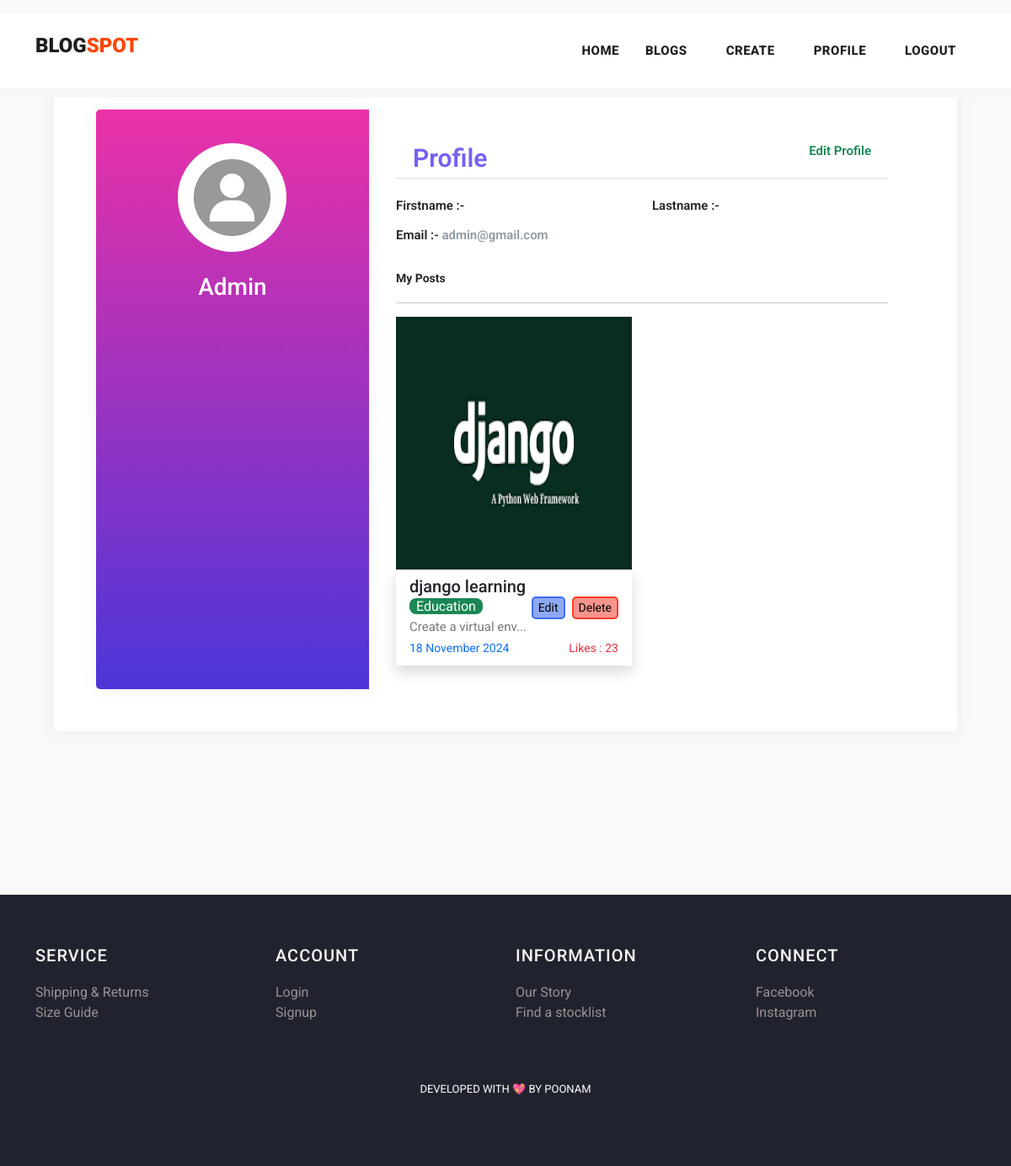
The app's page /profile/1 with its own data.
### myapp/models.py (models this page shows, shortened)
class Post(models.Model):
    postname = models.CharField(max_length=600)
    category = models.CharField(max_length=600)
    image = models.ImageField(upload_to='images/posts',blank=True,null=True)
    content = models.TextField()
    time = models.CharField(default=time,max_length=100, blank=True)
    likes = models.IntegerField(null=True,blank=True,default=0)
    user = models.ForeignKey(User,on_delete=models.CASCADE)

### myapp/views.py (the view)
# urls.py: path('profile/<int:id>', views.profile, name = 'profile'),
def profile(request, id):
    return render(request, 'profile.html', {
        'user':User.objects.get(id=id),
        'posts':Post.objects.all(),
        'media_url':settings.MEDIA_URL
    })

### templates/profile.html (shortened to what this page needs)
{% load static %}
<!DOCTYPE html>
<html lang="en">
<head>
    <link href="https://cdn.jsdelivr.net/npm/bootstrap@5.3.0-alpha3/dist/css/bootstrap.min.css" rel="stylesheet"
>
    <link href="{% static 'vendor/bootstrap/css/bootstrap.min.css' %}" rel="stylesheet">
    <link rel="stylesheet" href="https://maxcdn.bootstrapcdn.com/bootstrap/4.0.0/css/bootstrap.min.css">
    <link href="https://cdn.jsdelivr.net/npm/bootstrap@5.3.0-alpha3/dist/css/bootstrap.min.css" rel="stylesheet"
>
    <link rel="stylesheet" href="{% static 'assets/css/fontawesome.css' %}">
    <link rel="stylesheet" href="{% static 'assets/css/templatemo-stand-blog.css' %}">
    <link rel="stylesheet" href="{% static 'assets/css/owl.css' %}">
</head>
<body>
    <header class="">
        <nav class="navbar navbar-expand-lg bg-white">
            <div class="container">
                <a class="navbar-brand" href="index.html">
                    <h2>BLOG<span style="color: orangered;">SPOT</span></h2>
                </a>
                <div class="collapse navbar-collapse" id="navbarResponsive">
                    <ul class="navbar-nav ml-auto">
                        <li>
                            <a class="nav-link" href="{% url 'myapp:index' %}">Home
                            </a>
                        </li>
                        <li class="nav-item">
                            <a class="nav-link" href="{% url 'myapp:blog' %}">Blogs</a>
                        </li>
                        {% if user.is_authenticated %}
                        <li class="nav-item">
                            <a class="nav-link" href="{% url 'myapp:create' %}">Create</a>
                        </li>
                        <li class="nav-item">
                            <a class="nav-link" href="{% url 'myapp:profile' user.id %}">Profile</a>
                        </li>
                        <li class="nav-item">
                            <a class="nav-link" href="{% url 'myapp:logout' %}">Logout</a>
                        </li>
                        {% else %}
                        <li class="nav-item">
                            <a class="nav-link" href="{% url 'myapp:signin' %}">Login</a>
                        </li>
                        {% endif %}
                    </ul>
                </div>
            </div>
        </nav>
    </header>
    <div class="mt-3">
        <div class="page-content page-container p-lg-5 p-0" id="page-content">
            <div class="padding">
                <div class="row d-flex justify-content-center">
                    <div class="col-xl-12 col-md-12" id="card">
                        <div class="card user-card-full">
                            <div class="row m-l-0 m-r-0">
                                <div class="col-sm-4 bg-c-lite-green user-profile">
                                    <div class="card-block text-center text-white">
                                        <div class="m-b-25">
                                            <img src="{% static 'assets/images/user.png' %}" class="img-radius"
                                                alt="User-Profile-Image" style="border-radius: 50%;">
                                        </div>
                                        <h6 class="f-w-800 h3" style="text-transform: capitalize;">{{user.username}}
                                        </h6>
                                    </div>
                                </div>
                                <div class="col-sm-8">
                                    <div class="card-block">
                                        <h6 class="m-b-20 p-b-5 b-b-default f-w-600"
                                            style="font-size: 30px; padding: 20px;  color: #7461f3;">Profile <a
                                                href="{% url 'myapp:profileedit' user.id %}"
                                                class="float-right text-decoration-none text-success"
                                                style="font-size: 15px;">Edit Profile</a>
                                        </h6>
                                        <div class="row">
                                            <div class="col-sm-6">
                                                <p class="m-b-10 f-w-600 text-dark">Firstname :-
                                                </p>
                                            </div>
                                            <div class="col-sm-6">
                                                <p class="m-b-10 f-w-600 text-dark">Lastname :-
                                                </p>
                                            </div>
                                            <div class="col-sm-6">
                                                <p class="m-b-10 f-w-600 text-dark">Email :-
                                                    <span class="text-muted f-w-400">{{user.email}}</span>
                                                </p>
                                            </div>
                                        </div>
                                        <p class="small fw-bold pt-3 text-dark">My Posts</p>
                                        <hr>
                                        <div class="row row-cols-lg-2 row-cols-1">
                                            {% for post in posts%}
                                            {% if post.user_id == user.id %}
                                            <div class="col col-lg-6 col-12 mb-2">
                                                <img src="{{media_url}}{{post.image}}" alt="" height="300px"
                                                    width="100%">
                                                <div class="px-3 py-2 shadow">
                                                    <h5>{{post.postname}}</h5>
                                                    <a href="{% url 'myapp:deletepost' post.id %}"><button
                                                            class="ms-2 float-right small" type="submit"
                                                            style="border:2px solid rgb(252, 63, 42); border-radius: 5px; background-color: rgb(246, 148, 141);">Delete</button></a>
                                                    <a href="{% url 'myapp:editpost' post.id %}"><button
                                                            class="float-right small" type="submit"
                                                            style="border:2px solid rgb(64, 108, 251); border-radius: 5px; background-color: rgb(141, 169, 246);">Edit</button></a>
                                                    <span
                                                        class="text-white bg-success rounded-3 px-2 rounded-2">{{post.category}}</span>
                                                    <p>{{post.content|slice:"0:20"}}...</p>
                                                    <p class="small text-primary">{{post.time}}<span
                                                            class="text-danger float-right">Likes :
                                                            {{post.likes}}</span></p>
                                                </div>
                                            </div>
                                            {% endif %}
                                            {% endfor %}
                                        </div>
                                    </div>
                                </div>
                            </div>
                        </div>
                    </div>
                </div>
            </div>
        </div>
    </div>
    {% include 'footer.html' %}
</body>
</html>

### static/assets/css/templatemo-stand-blog.css (style rules this page uses)
body { font-family: 'Roboto', sans-serif; overflow-x: hidden; text-rendering: optimizeLegibility; -webkit-font-smoothing: antialiased; -moz-osx-font-smoothing: grayscale; }
p { margin-bottom: 0px; font-size: 15px; font-weight: 400; color: #7a7a7a; line-height: 30px; }
a { text-decoration: none!important; }
ul { padding: 0; margin: 0; list-style: none; }
h1,h2,h3,h4,h5,h6 { margin: 0px; }
header { position: absolute; z-index: 99999; width: 100%; height: 100px; background-color: #f7f7f7; -webkit-transition: all 0.3s ease-in-out 0s; -moz-transition: all 0.3s ease-in-out 0s; -o-transition: all 0.3s ease-in-out 0s; transition: all 0.3s ease-in-out 0s; }
header .navbar { padding: 25px 0px; }
.navbar .navbar-brand { float: left; margin-top: -12px; outline: none; }
.navbar .navbar-brand h2 { color: #1e1e1e; text-transform: uppercase; font-size: 24px; font-weight: 900; -webkit-transition: all .3s ease 0s; -moz-transition: all .3s ease 0s; -o-transition: all .3s ease 0s; transition: all .3s ease 0s; }
#navbarResponsive { z-index: 999; }
.navbar-collapse { text-align: center; }
.navbar .navbar-nav .nav-item { margin: 0px 15px; }
.navbar .navbar-nav a.nav-link { text-transform: capitalize; font-size: 15px; font-weight: 800; text-transform: uppercase; letter-spacing: 0.5px; color: #1e1e1e; transition: all 0.3s; }

### templates/profile.html (style rules this page uses)
body { background-color: #f9f9fa; width: 100vw; height: 100vh; }
.padding { padding: 1rem; }
.user-card-full { overflow: hidden; }
.card { border-radius: 5px; -webkit-box-shadow: 0 1px 20px 0 rgba(69, 90, 100, 0.08); box-shadow: 0 1px 20px 0 rgba(69, 90, 100, 0.08); border: none; margin-bottom: 30px; padding: 50px; }
.m-r-0 { margin-right: 0px; }
.m-l-0 { margin-left: 0px; }
.user-card-full .user-profile { border-radius: 5px 0 0 5px; }
.bg-c-lite-green { background: linear-gradient(to top, #4b35d9, #eb31a7); box-shadow: 0 1px 20px 0 rgba(69, 90, 100, 0.08); }
.user-profile { padding: 20px 0; }
.card-block { padding: 1.25rem; }
.m-b-25 { margin-bottom: 25px; }
.img-radius { border-radius: 5px; }
h6 { font-size: 14px; }
.card .card-block p { line-height: 25px; }
.b-b-default { border-bottom: 1px solid #e0e0e0; }
.m-b-20 { margin-bottom: 20px; }
.p-b-5 { padding-bottom: 5px !important; }
.m-b-10 { margin-bottom: 10px; }
.text-muted { color: #919aa3 !important; }
.f-w-600 { font-weight: 600; }

### templates/footer.html (style rules this page uses)
li { text-decoration: none; text-align: left; }
li a { color: rgb(153, 147, 147); }

### records on screen
Post: image (picture), postname "django learning", category "Education", content "Create a virtual env", time "18 November 2024", likes "23"

### other values on screen
{{ user.username }} "Admin"
{{ user.email }} "admin@gmail.com"
